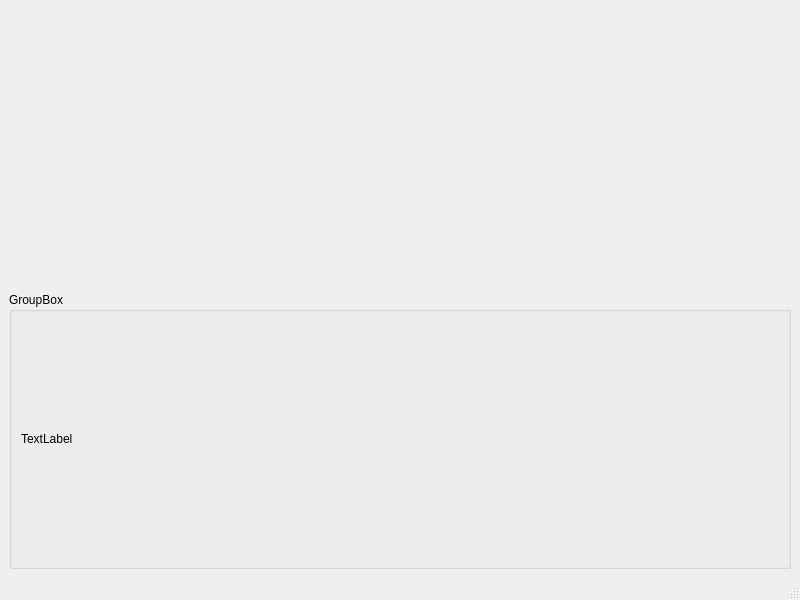
<?xml version="1.0" encoding="UTF-8"?>
<ui version="4.0">
 <class>GraphProgressDisplayerTestWindow</class>
 <widget class="QMainWindow" name="GraphProgressDisplayerTestWindow">
  <property name="geometry">
   <rect>
    <x>0</x>
    <y>0</y>
    <width>800</width>
    <height>600</height>
   </rect>
  </property>
  <property name="windowTitle">
   <string>MainWindow</string>
  </property>
  <widget class="QWidget" name="centralwidget">
   <layout class="QVBoxLayout" name="verticalLayout">
    <item>
     <widget class="GraphProgressDisplayer" name="graph" native="true"/>
    </item>
    <item>
     <widget class="QGroupBox" name="groupBox">
      <property name="title">
       <string>GroupBox</string>
      </property>
      <layout class="QVBoxLayout" name="verticalLayout_2">
       <item>
        <widget class="QLabel" name="lbldbg1">
         <property name="text">
          <string>TextLabel</string>
         </property>
        </widget>
       </item>
      </layout>
     </widget>
    </item>
   </layout>
  </widget>
  <widget class="QMenuBar" name="menubar">
   <property name="geometry">
    <rect>
     <x>0</x>
     <y>0</y>
     <width>800</width>
     <height>25</height>
    </rect>
   </property>
  </widget>
  <widget class="QStatusBar" name="statusbar"/>
 </widget>
 <customwidgets>
  <customwidget>
   <class>GraphProgressDisplayer</class>
   <extends>QWidget</extends>
   <header>graphprogressdisplayer.h</header>
   <container>1</container>
  </customwidget>
 </customwidgets>
 <resources/>
 <connections/>
</ui>
